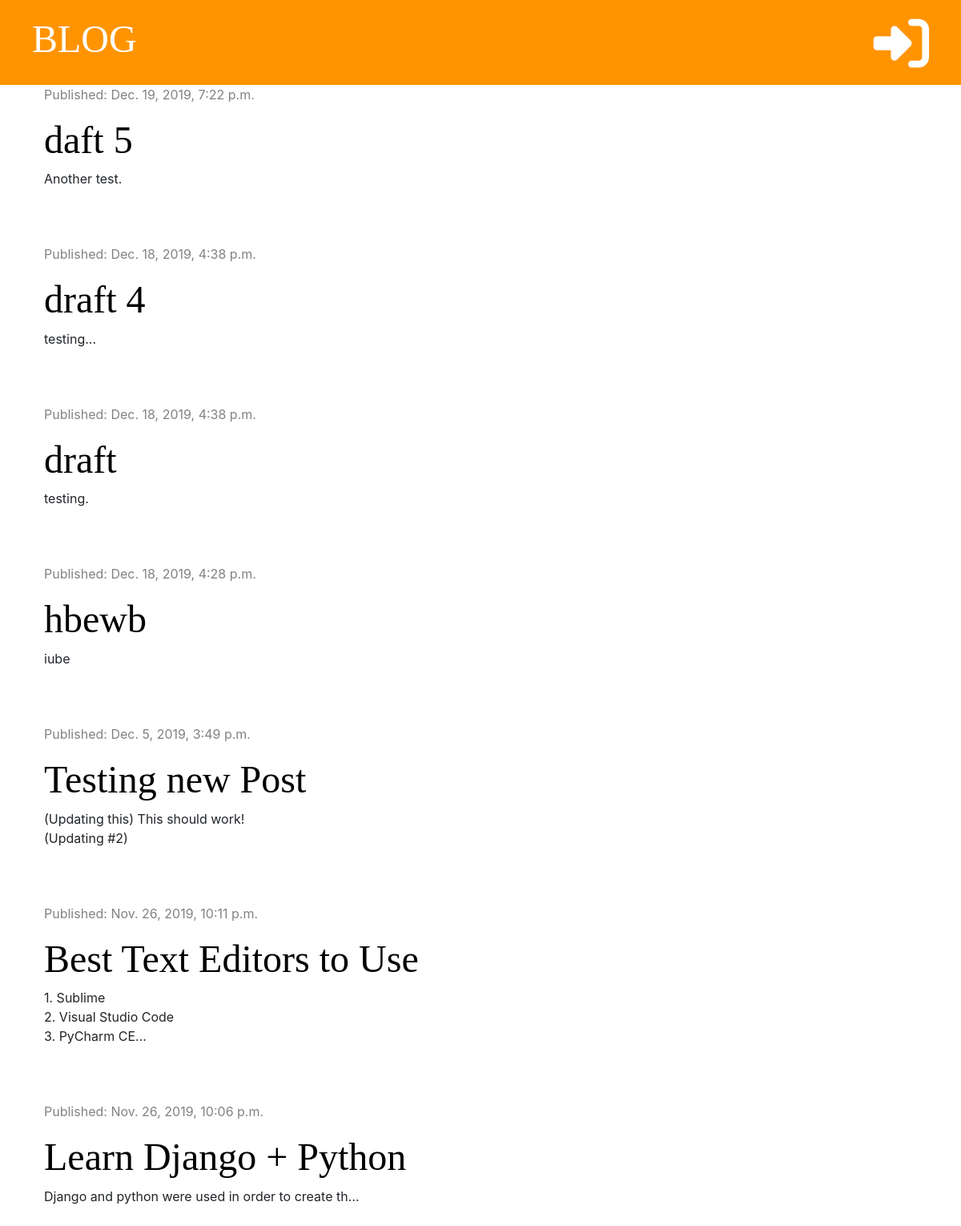
The page / on the database its author committed.
### blog/models.py (models this page shows, shortened)
class Post(models.Model):
    author = models.ForeignKey('auth.User', on_delete=models.CASCADE)
    title = models.CharField(max_length=200)
    text = models.TextField()
    created_date = models.DateTimeField(default=timezone.now)
    published_date = models.DateTimeField(blank=True, null=True)

### blog/views.py (the view)
# urls.py: path('', views.post_list, name='post_list'),
def post_list(request):
    posts = Post.objects.filter(published_date__lte=timezone.now()).order_by('-published_date')
    stuff_for_frontend = {'posts': posts}
    return render(request, 'blog/post_list.html',  stuff_for_frontend)

### blog/templates/blog/post_list.html (shortened to what this page needs)
{% extends 'blog/base.html' %}
{% block content %}
    {% for post in posts %}
        <div class="post">
            <div class="date">
                <p>Published: {{ post.published_date }}</p>
            </div>
            <h1><a href="{% url 'post_detail' pk=post.pk %}">{{ post.title }}</a></h1>
            <p>{{ post.text |truncatechars:50|linebreaksbr }} </p>
        </div>
    {% endfor %}
{% endblock %}

### blog/static/css/blog.css (style rules this page uses)
h1, h2, h3, h4 { font-family: 'Tangerine', 'Droid Sans', serif; font-size: 48px; }
.date { color: #828282; }
.post { margin-bottom: 70px; }
.post h1 a { color: #000000; }

### rows shown on the page
Post: published_date "Dec. 19, 2019, 7:22 p.m.", title "daft 5", text "Another test."
Post: published_date "Dec. 18, 2019, 4:38 p.m.", title "draft 4", text "testing..."
Post: published_date "Dec. 18, 2019, 4:38 p.m.", title "draft", text "testing."
Post: published_date "Dec. 18, 2019, 4:28 p.m.", title "hbewb", text "iube"
Post: published_date "Dec. 5, 2019, 3:49 p.m.", title "Testing new Post", text "(Updating this) This should work! (Updating #2)"
Post: published_date "Nov. 26, 2019, 10:11 p.m.", title "Best Text Editors to Use", text "1. Sublime 2. Visual Studio Code 3. PyCharm CE…"
Post: published_date "Nov. 26, 2019, 10:06 p.m.", title "Learn Django + Python", text "Django and python were used in order to create th…"
